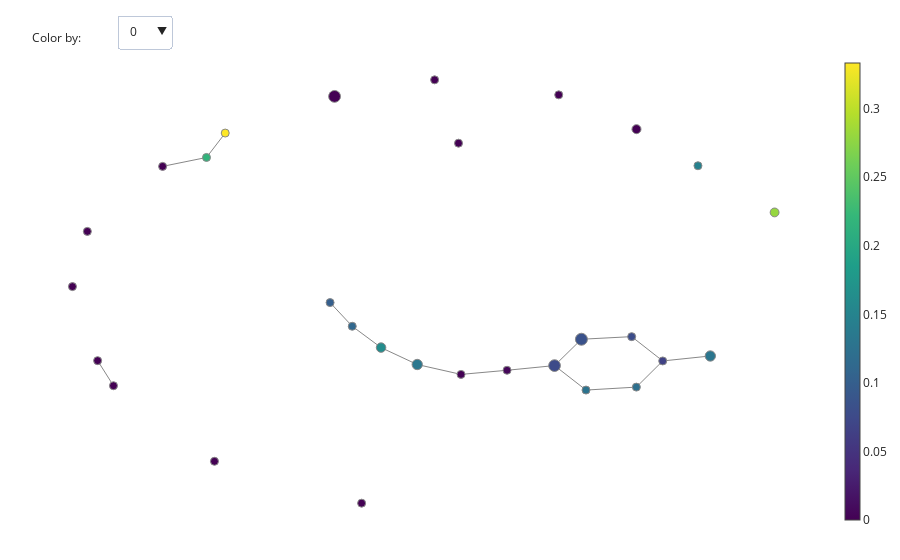

Notebook code for this chart:
### Code cell
import gtda.mapper as map
import sklearn.cluster as cluster
import igraph as ig

filter_func = l1_norm_trans
cover = map.OneDimensionalCover(kind='uniform', n_intervals=30, overlap_frac=0.4)
clusterer = cluster.DBSCAN()

pipe = map.make_mapper_pipeline(
    filter_func=filter_func,
    cover=cover,
    clusterer=clusterer,
    verbose=False,
    n_jobs=1,
)

fig = map.plot_static_mapper_graph(pipe, df_codes_array_norm_tweet, color_data = df_codes_array_norm_tweet)
fig.show(config={'scrollZoom': True})
